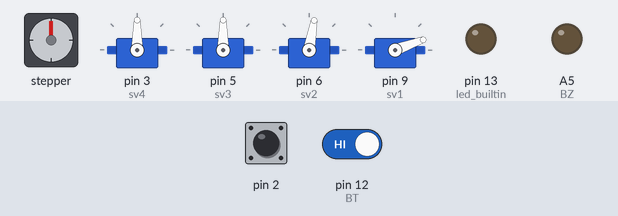
This sketch was run on a simulated Arduino Uno, built with avr-gcc and run on an emulated ATmega328P. Shown: stepper motor, 4 × servo, output pins drawn as LEDs (lit = HIGH). Wiring (inferred from the names in the program): stepper motor driver (200 steps per turn assumed): step pin 4; direction pin 7; enable pin 8. The test bench sets the inputs (shaded band); at power-on: pin 12 (BT) HIGH, pin 2 HIGH. Pins used as bus, display or sensor lines are not drawn; what the sketch prints to the serial monitor is not drawn.

Above: at 4.2 s.
4.3 s: pin 12 (BT) driven LOW
At 16.5 s:
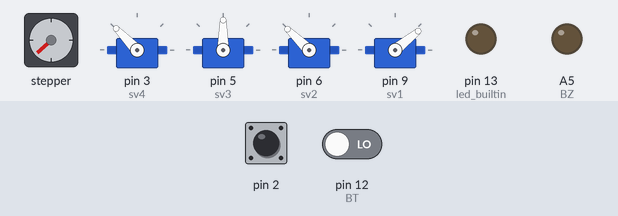
At 21.7 s:
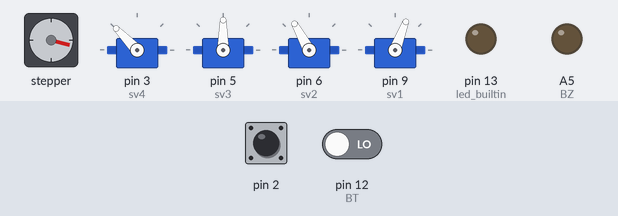
Timing chart, 0 to 27.4 s (numbered marks = the images above; inputs shaded):
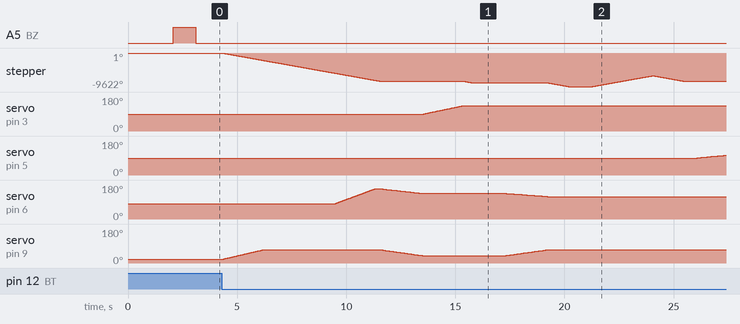

Measured:
- after the input at 4.3 s, stepper: turns 8026° counter-clockwise in 7.3 s, then 387° counter-clockwise in 0.35 s, then 14° counter-clockwise in 0.01 s, then 1188° counter-clockwise in 1.1 s, and so on; servo on pin 3 (sv4): moves from 90° to 134° over 1.8 s, starting after 9.3 s

The sketch:

CODE_ARM_ROBOT.ino
```cpp
#include <avr/io.h>
#include <avr/interrupt.h>
byte reload = 50;  //100us for interupt timer
int count = 0; //make a pulse for step motor if count == 8
unsigned long Tmoi,T_delay; // T_delay for delay function
#include <EEPROM.h>
#include <SoftwareSerial.h>
SoftwareSerial mySerial(11, 10); // create a serial object for uart communicate 11 = RX, 10 = TX
#include <Servo.h>
#include <string.h>
Servo sv4,sv3, sv2, sv1;  // create servo object to control a servo
#define motorInterfaceType 1
String s=""; // the framework string to communicate with main control board
int g1,g2,g3,g4; // useless
float tdcu[5]; // for storage previous RC angle
float tdmoi[5]; // for storage new RC angle
float h[4]; // for storage previous RC angle
float denta[5]; // for storage the distance between set value of RC servo angle and previous one
// float tdcu1[5];
// float tdmoi1[5];
// float h1[5];
// float denta1[5];
int S1; // the value angle of servo 1 you received from framework
int S2; // the value angle of servo 2 you received from framework
int S3; // the value angle of servo 3 you received from framework
int S4; // the value angle of servo 4 you received from framework
int ST1; // the value angle of step motor you received from the framework
int STmoi = 0; // the new value of angle calculated by set pulse - current pulse
int STcu = 0; // the old value angle of step motor for comparing with new current value angle
int EN = 0; // working mode received from framework
int Xung_Xoay = 0; // the set pulse value
int dem = 0; // the current pulse value for comparing with Xung_Xoay
int S = 0; // the set value of gripping angle
byte Home = 0; // get 1 value if robot go home
boolean s1 = false; // limit switch
byte Run_Step = 0; // get value 1 if step motor is running, 0 if step stopped
String str; // the string framework
char buf[100]; // useless
int  chuoi[] = {
    20,90,90,90, //trang thai mat dinh
    110, 20,45, 140,   //Dua ra phia truoc
//    20, 90, 90, 90,
//    110, 20,45, 140,
//    20, 90, 90, 90
};
//unsigned long timer, timer1;
const int BT =  12; // button
const int RES =  A0; // the potential meter
const int BZ =  A5; // buzzer
const int stepPin = 4; // make pulse for step motor
const int dirPin = 7; // direction for step motor pin
const int enPin = 8; // brake step motor pin

// move the robot to zero position
void setgoc();
void Run(int G1, int G2, int G3, int G4, int T, int Dir);
void setup() {

  // STEP1: Serial setup
  Serial.begin(9600); // Arduino internal serial
  mySerial.begin(9600); // your custom serial

  // STEP2: Pinmode setup
  pinMode(stepPin,OUTPUT); // init stepPin for step motor is output
  pinMode(dirPin,OUTPUT); // init dirPin for step motor direction is output
  pinMode(enPin,OUTPUT); // init enable for step motor is output, BRAKE control
  pinMode(BZ,OUTPUT); // buzzer
  pinMode(BT,INPUT); // button
  pinMode(RES,INPUT); // potential resistor
  pinMode(13, OUTPUT); // led builtin
  digitalWrite(13,0);
  attachInterrupt(0, Ngat, FALLING);
  Serial.println("1");

  // STEP3: Timer setup
  cli(); // init timer, disable all interupt before you done setup
  Serial.println("2");
  TCCR0B = 0;
  OCR2A = reload;
  TCCR2A = 1<<WGM21;
  TCCR2B = ((1<<CS21) | (1<<CS20));//1<<CS22)
  TIMSK2 = (1<<OCIE2A);
  Serial.println("3");
  sei();
  Serial.println("4");

  // STEP4: brake and buzzer setup
  digitalWrite(enPin,1); //0 la thang, 1 la nha
  digitalWrite(BZ,0);

  // STEP5: RC servo setup
  sv4.attach(3);  // goc tang la kep lai
  sv3.attach(5);  // goc tang la gap vao
  sv2.attach(6);  //goc giam la dua ra
  sv1.attach(9);  //goc tang la dua ra
  setgoc();

  // STEP6: set grip angle, push the button
  if(digitalRead(BT) == 0) // if the button is pushed
  {
    // activate the buzzer 2 time for announcement
    digitalWrite(BZ,1);
    Delay(1000); // delay by custom function
    digitalWrite(BZ,0);
    Delay(2000);
    digitalWrite(BZ,1);
    Delay(1000);
    digitalWrite(BZ,0);
    Delay(10000);
    // wait until you release the button
    while(digitalRead(BT) == 0); // if the condition is true, continue loop
    // starting set the grip angle
    while(1)
    {
      int Val = analogRead(RES); // read the analog value of potential metter
      S = map(Val, 0, 1024, 0, 180); // map to range (0,180)
      Serial.println(S); // print out the value of grip angle
      sv4.write(S); // write the angle to gripping servo
      Delay(1000); // delay 1000ms
      // if you have a correct angle, press the button to release
      if(digitalRead(BT) == 0)
      {
        EEPROM.write(0,S); // save the value to arduino eeprom, make sure this
        Delay(100);
        break; // jump out the while
      }
     }
  }
  // print out the gripping angle
  Serial.print("GT GOC: ");
  S = EEPROM.read(0);
  Serial.println(S);
  // return robot to zero position again
  setgoc();
  // announcement by buzzer that all setup is done
  digitalWrite(BZ,1);
  Delay(10000); //1s
  digitalWrite(BZ,0);
}

//------------------
void loop() {
  // if you received someting
  if (mySerial.available()) {
      // print out the content you received
      Serial.println("RX....");
      //90,20,80,90,90,1
      str = mySerial.readStringUntil('\n');
      Serial.println(str);
      /*
      convert a character string to double precision floating point value,
      get the sub string then convert it into integer
      */
      ST1 = atof(strtok(str.c_str(),","));
      S1 = atof(strtok(NULL,","));
      S2 = atoi(strtok(NULL,","));
      S3 = atoi(strtok(NULL,","));
      S4 = atoi(strtok(NULL,","));
      EN = atoi(strtok(NULL,","));
      Serial.println(EN); // print out the working mode
      /*
      Check the angle of step motor if it get over the limit then set it as the previous value
      */
      if(ST1 > 350 || ST1 < 0) {
          Serial.println("angle Step is over the limit");
          ST1 = STcu;//
        }
      /*
      Check the working mode
      1: for go to specific position
      2: for go home
      3: robot go forward
      4: robot grip
      5: robot release
      */
      switch (EN) {
      case 1:
        Run(ST1,S1,S2,S3,S4,600);
        // wait if xung_xoay of step motor still greater than dem
        while(Xung_Xoay >= dem){Serial.print(dem);Serial.print(" ");Serial.println(Xung_Xoay);}
        Run_Step = 0;
      break;

      case 2:   // TT mac dinh , go home and set angle STcu to 90
        Home = 1;
        Run(80,20,80,90,90,600);
        STcu = 90;
        // wait if xung_xoay of step motor still greater than dem
        while(Xung_Xoay >= dem){Serial.print(dem);Serial.print(" ");Serial.println(Xung_Xoay);}

        Serial.println("2");
      break;

      case 3:
        // robot go forward
        Serial.println("3");
      break;

      case 4:
        // robot grip
        Serial.println("4");
      break;

      case 5:
        // robot release
        Serial.println("5");

      break;
    }
  }
  // if you press the button then start to do a specific task

  if(digitalRead(BT) == 0)
  {
    Run(160,70,80,90,90,600);
    while(Xung_Xoay >= dem){Serial.print(dem);Serial.print(" ");Serial.println(Xung_Xoay);}
    Run(190,70,160,90,90,600);//190,70,160,90,90,1,A
    while(Xung_Xoay >= dem){Serial.print(dem);Serial.print(" ");Serial.println(Xung_Xoay);}
    Run(190,40,136,90,90,600);//190,40,136,90,90,1,A
    while(Xung_Xoay >= dem){Serial.print(dem);Serial.print(" ");Serial.println(Xung_Xoay);}
    Run(190,40,136,90,135,600);//190,40,136,90,135,1,A
    while(Xung_Xoay >= dem){Serial.print(dem);Serial.print(" ");Serial.println(Xung_Xoay);}
    Run(195,40,136,90,135,600);//195,40,136,90,135,1,A
    while(Xung_Xoay >= dem){Serial.print(dem);Serial.print(" ");Serial.println(Xung_Xoay);}
    Run(195,70,120,90,135,600);//195,70,120,90,135,1,A
    while(Xung_Xoay >= dem){Serial.print(dem);Serial.print(" ");Serial.println(Xung_Xoay);}
    Run(210,70,120,90,135,600);//210,70,120,90,135,1,A
    while(Xung_Xoay >= dem){Serial.print(dem);Serial.print(" ");Serial.println(Xung_Xoay);}
    Run(170,70,120,90,135,600); //170,70,120,90,135,1,A
    while(Xung_Xoay >= dem){Serial.print(dem);Serial.print(" ");Serial.println(Xung_Xoay);}
    Run(190,70,120,90,135,600);//190,70,120,90,135,1,A
    while(Xung_Xoay >= dem){Serial.print(dem);Serial.print(" ");Serial.println(Xung_Xoay);}
    Run(190,70,120,110,135,600); //190,70,120,110,135,1,A
    while(Xung_Xoay >= dem){Serial.print(dem);Serial.print(" ");Serial.println(Xung_Xoay);}
    Run(190,70,120,70,135,600); //    190,70,120,170,135,1,A
    while(Xung_Xoay >= dem){Serial.print(dem);Serial.print(" ");Serial.println(Xung_Xoay);}
    Run(195,40,136,90,135,600); //195,40,136,90,135,1,A
    while(Xung_Xoay >= dem){Serial.print(dem);Serial.print(" ");Serial.println(Xung_Xoay);}
    Run(190,40,136,90,135,600); //190,40,136,90,135,1,A
    while(Xung_Xoay >= dem){Serial.print(dem);Serial.print(" ");Serial.println(Xung_Xoay);}
    Run(190,40,136,90,90,600); //190,40,136,90,90,1,A
    while(Xung_Xoay >= dem){Serial.print(dem);Serial.print(" ");Serial.println(Xung_Xoay);}
    Run(190,80,136,90,90,600); //190,80,160,90,90,1,A
    while(Xung_Xoay >= dem){Serial.print(dem);Serial.print(" ");Serial.println(Xung_Xoay);}
    Run(90,20,80,90, 90,600);//90,20,80,90, 90,600
    while(Xung_Xoay >= dem){Serial.print(dem);Serial.print(" ");Serial.println(Xung_Xoay);}

    Run_Step = 0;
    Delay(50000);
    digitalWrite(enPin,1);
  }
}
// specific interupt function each 100us...................
ISR(TIMER2_COMPA_vect)
{
  count++; // count this var for create a pulse
  T_delay++; // increase T_delay for time delay
  if(count >= 8) // if count == 8 then make a pulse
  {
    // if your motor is runing and dem < Xung_Xoay
    if( Run_Step == 1 && dem <= Xung_Xoay) {
      digitalWrite(stepPin,!digitalRead(stepPin));
    }
    dem++; // increase the current pulse after make a pulse
    count = 0; // reset count value
  }
  OCR2A = reload; // reload timer
}
//----------------------------------------
void Run(int ST, int G1, int G2, int G3, int G4, int F)
{

  digitalWrite(enPin,0); // release the brake
  Run_Step = 1; // set run_step motor state  =1
  count = 0; // reset the count var
  dem = 0; // reset the dem var

  STmoi= ST - STcu;// new step  = set step - current step
  Serial.print(ST);
  Serial.print("  ");
  Serial.print(STmoi);
  Serial.print("  ");
  Serial.println(STcu);
  if(STmoi > 0) {
    digitalWrite(dirPin,0);
    Xung_Xoay = STmoi * 89; // 89 = (16000/360)*2 vi 2 lan ngat moi dc 1 xung # 16000 = 1 round
    STcu = ST;
    Serial.println(" 1 ");
  }
  else if(STmoi < 0) {
    Home = 1;
    digitalWrite(dirPin,1);
    Xung_Xoay = abs(STmoi) * 89; // 46 = 23*2 vi 2 lan ngat moi dc 1 xung
    STcu = ST;
    Serial.println(" 2 ");
  }
  else {Xung_Xoay = -1; Run_Step = 0;Serial.println(" 3 ");}
  Serial.println(Xung_Xoay);

  tdmoi[0]=G1;
  tdmoi[1]=G2;
  tdmoi[2]=G3;
  tdmoi[3]=G4;
  Serial.println(Xung_Xoay);
  for(char r1=0; r1<4; r1++)
      {
        denta[r1] = tdmoi[r1]-tdcu[r1];
        h[r1] = denta[r1]*1.00/F;
      }
      Serial.println(Xung_Xoay);
      for(int r2=0; r2<F; r2++)
      {
            tdcu[0]=tdcu[0]+h[0];
            //
            tdcu[1]=tdcu[1]+h[1];
            //
            tdcu[2]=tdcu[2]+h[2];
            //
            tdcu[3]=tdcu[3]+h[3];
            sv1.write(tdcu[0]);
            sv2.write(tdcu[1]);
            sv3.write(tdcu[2]);
            sv4.write(tdcu[3]);
            Delay(10);

    }
    Serial.println(Xung_Xoay);
}
//--------------------------------------------
void setgoc()
{
    STcu=90;

   tdcu[0]=20;          //nhin tu trc, ben phai
   sv1.write(tdcu[0]);
   Serial.println("7");
   //
   tdcu[1]=80;
   sv2.write(tdcu[1]);
   //
   tdcu[2]=90;
   sv3.write(tdcu[2]);
   //
   tdcu[3]=90;
   sv4.write(tdcu[3]);
Serial.println("8");
  Delay(10000);
    Serial.println("9");
}
void Ngat()
{
  if(Home == 1){ digitalWrite(enPin,1); Home = 0;}
}
void Delay(unsigned int T)  //T = 10000 = 1s
{
  T_delay = 0;
  while(T_delay < T){Serial.println(T_delay);}
}
```
